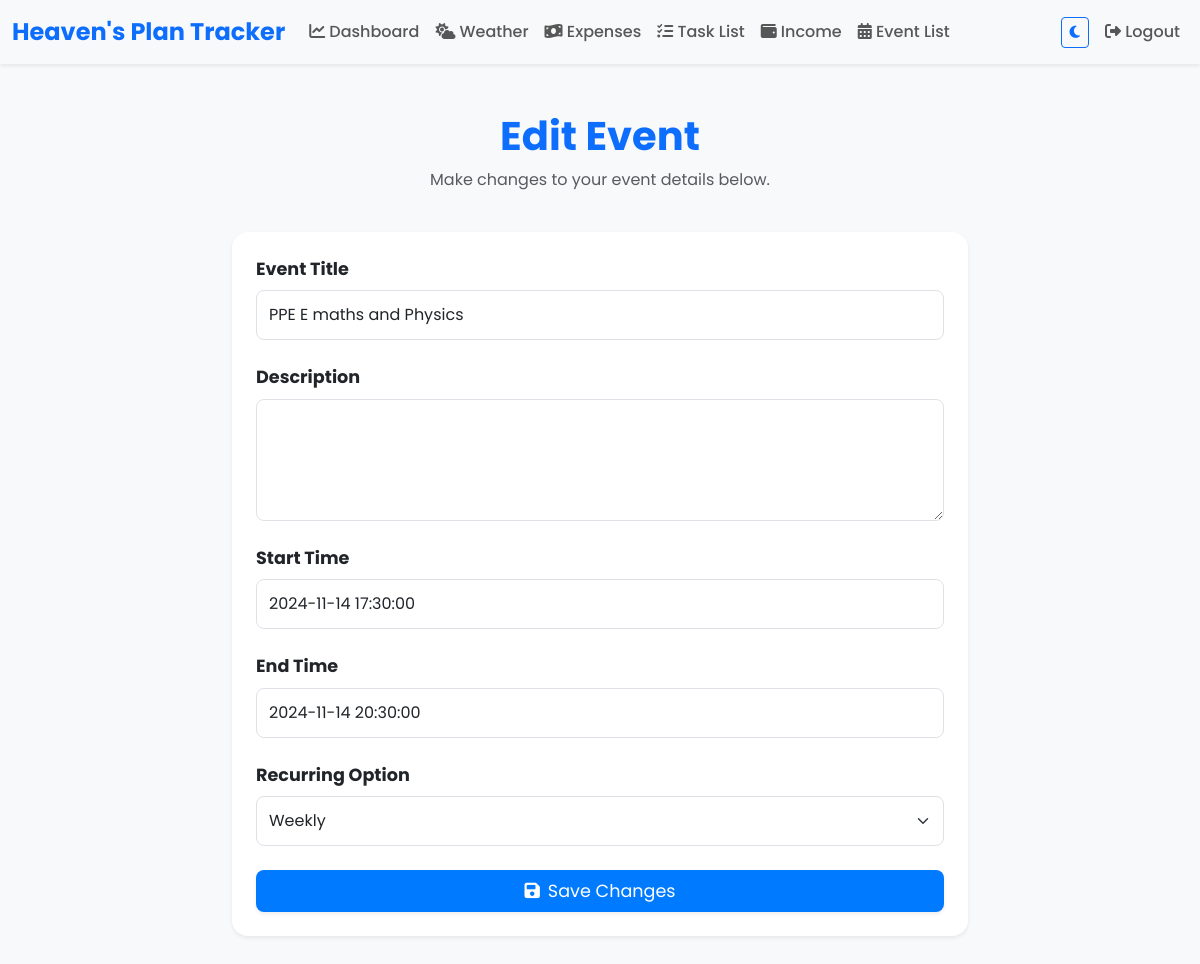
The page /timetable/edit/58/ (signed in) on the database its author committed.
### timetable/models.py (models this page shows, shortened)
class Event(models.Model):
    class RecurringOption(models.TextChoices):
        NONE = 'none', 'None'
        DAILY = 'daily', 'Daily'
        WEEKLY = 'weekly', 'Weekly'
        MONTHLY = 'monthly', 'Monthly'
    user = models.ForeignKey(User, on_delete=models.CASCADE)
    title = models.CharField(max_length=200)
    description = models.TextField(blank=True, null=True)
    start_time = models.DateTimeField()
    end_time = models.DateTimeField()
    task = models.OneToOneField('todo.Task', on_delete=models.CASCADE, null=True, blank=True)
    is_task = models.BooleanField(default=False)
    recurring_option = models.CharField(
        max_length=10, choices=RecurringOption.choices, default=RecurringOption.NONE
    )

### timetable/views.py (the view)
# urls.py: path('edit/<int:event_id>/', views.edit_event, name='edit_event'),
@login_required
def edit_event(request, event_id):
    event = get_object_or_404(Event, id=event_id, user=request.user)
    if request.method == 'POST':
        form = EventForm(request.POST, instance=event)
        if form.is_valid():
            form.save()
            messages.success(request, "Event updated successfully!")
            return redirect('timetable:event_list')
    else:
        form = EventForm(instance=event)
    return render(request, 'timetable/edit_event.html', {'form': form, 'event': event})

### timetable/forms.py (shortened to what this page needs)
class EventForm(forms.ModelForm):
    class Meta:
        model = Event
        fields = ['title', 'description', 'start_time', 'end_time', 'recurring_option']
        widgets = {
            'title': forms.TextInput(attrs={'class': 'form-control form-control-lg'}),
            'description': forms.Textarea(attrs={'class': 'form-control form-control-lg', 'rows': 4}),
            'start_time': forms.DateTimeInput(attrs={
                'class': 'form-control form-control-lg datetimepicker',
                'placeholder': 'Select start date and time'
            }),
            'end_time': forms.DateTimeInput(attrs={
                'class': 'form-control form-control-lg datetimepicker',
                'placeholder': 'Select end date and time'
            }),
            'recurring_option': forms.Select(attrs={'class': 'form-select form-select-lg'}),
        }

### templates/timetable/edit_event.html (shortened to what this page needs)
{% extends 'base.html' %}
{% block content %}
<div class="container my-5">
    <div class="row justify-content-center">
        <div class="col-lg-8 col-md-10 text-center animate-fade-in">
            <h1 class="display-6 fw-bold text-primary">Edit Event</h1>
            <p class="text-muted">Make changes to your event details below.</p>
        </div>
    </div>
   <div class="row justify-content-center mt-4">
       <div class="col-lg-8 col-md-10">
           <div class="card form-card p-4 shadow-sm rounded-4 animate-slide-up">
               <form method="post">
                   <div class="form-group mb-4">
                       <label for="id_title" class="form-label fw-bold">Event Title</label>
                       {{ form.title }}
                   </div>
                   <div class="form-group mb-4">
                       <label for="id_description" class="form-label fw-bold">Description</label>
                       {{ form.description }}
                   </div>
                   <div class="form-group mb-4">
                       <label for="id_start_time" class="form-label fw-bold">Start Time</label>
                       {{ form.start_time }}
                   </div>
                   <div class="form-group mb-4">
                       <label for="id_end_time" class="form-label fw-bold">End Time</label>
                       {{ form.end_time }}
                   </div>
                   <div class="form-group mb-4">
                       <label for="id_recurring_option" class="form-label fw-bold">Recurring Option</label>
                       {{ form.recurring_option }}
                   </div>
                   <div class="d-grid gap-2">
                       <button type="submit" class="btn btn-primary btn-lg shadow-sm">
                           <i class="fas fa-save me-2"></i>Save Changes
                       </button>
                   </div>
               </form>
           </div>
       </div>
   </div>
</div>
{% endblock %}

### static/css/style.css (style rules this page uses)
body { font-family: 'Poppins', sans-serif; background-color: #f8f9fa; color: #343a40; margin: 0; padding: 0; box-sizing: border-box; }
.btn-primary { border: none; transition: background-color 0.3s ease; }

### templates/timetable/edit_event.html (style rules this page uses)
h1 { font-family: 'Poppins', sans-serif; font-weight: 600; }
.form-card { padding: 2rem; border: none; border-radius: 12px; background-color: #fff; transition: box-shadow 0.3s ease, transform 0.2s; }
.form-label { font-size: 1.1rem; font-weight: 600; }
.form-control, .form-select { border-radius: 8px; padding: 12px; font-size: 1rem; }
.btn-primary { background-color: #007bff; border: none; font-size: 1.1rem; transition: background-color 0.3s ease, transform 0.2s; }
.animate-fade-in { animation: fadeIn 1s ease forwards; opacity: 0; }
.animate-slide-up { animation: slideUp 0.8s ease forwards; opacity: 0; }

### rows shown on the page
Event: title "PPE E maths and Physics", start_time "2024-11-14 17:30:00", end_time "2024-11-14 20:30:00", recurring_option "Weekly"
